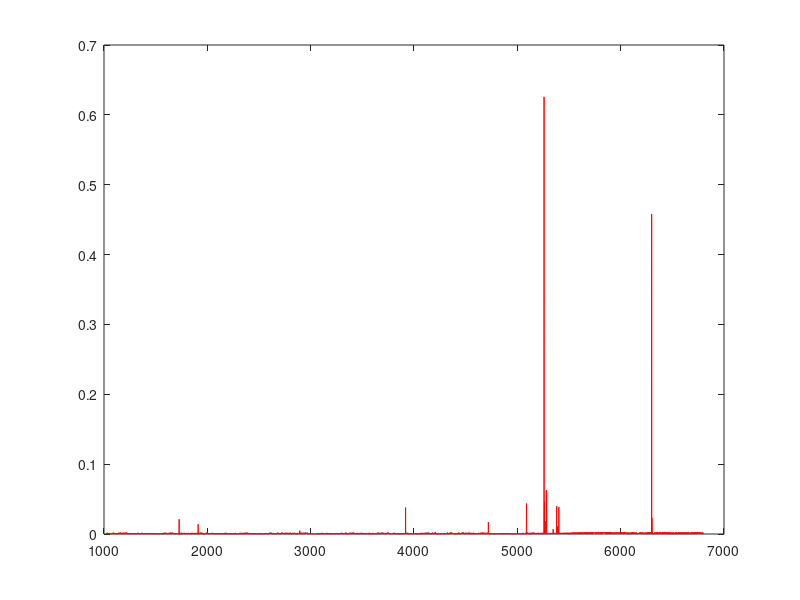

Source code (MATLAB):

clear

load('Attack_8.mat')


Nt=a;
N = length(Nt);
t = linspace(1,N,N);


okno = 1024;
%okno = 2048;
%okno = 4096;
%okno = 3000;
for i=1:N-okno
    %entropia a pravdepodobnosti P
    dataP  = Nt(i:okno-1+i);
    pdfP = hist(dataP)./sum(hist(dataP));

    n = length(pdfP);
    for k=1:n
        if pdfP(k)==0
            pdfP(k) = 10^(-20);
        end
    end
    EntP(i) = -sum(pdfP.*log(pdfP));

    %pravdepodobnosti Q
    dataQ = Nt(i+1:okno+i);
    pdfQ = hist(dataQ)./sum(hist(dataQ));

    %vzorec pre krizovu entropiu
    krizovaEnt(i) = EntP(i)*(log(pdfP/pdfQ));
    if krizovaEnt(i)<0
        krizovaEnt(i)=krizovaEnt(i)*(-1);
    end

    m(i)  = mean(dataP);
end



% tcw1: time compute window - x-ova os pre jedno-oknove parametre
tcw1 = linspace(okno,N,N-okno);

% vykreli utok Nt, klzavy priemer m a Entrorpie v jednom obrazku, 800*Ent
% som dal preto, aby bola Entropia v jedmnej mierke, este je dobre
% zvyraznit vlozenou ciarou, kde zacal utok

%plot(t,Nt)
plot(tcw1,krizovaEnt,'r')
%plot(krizovaEnt,'r')


